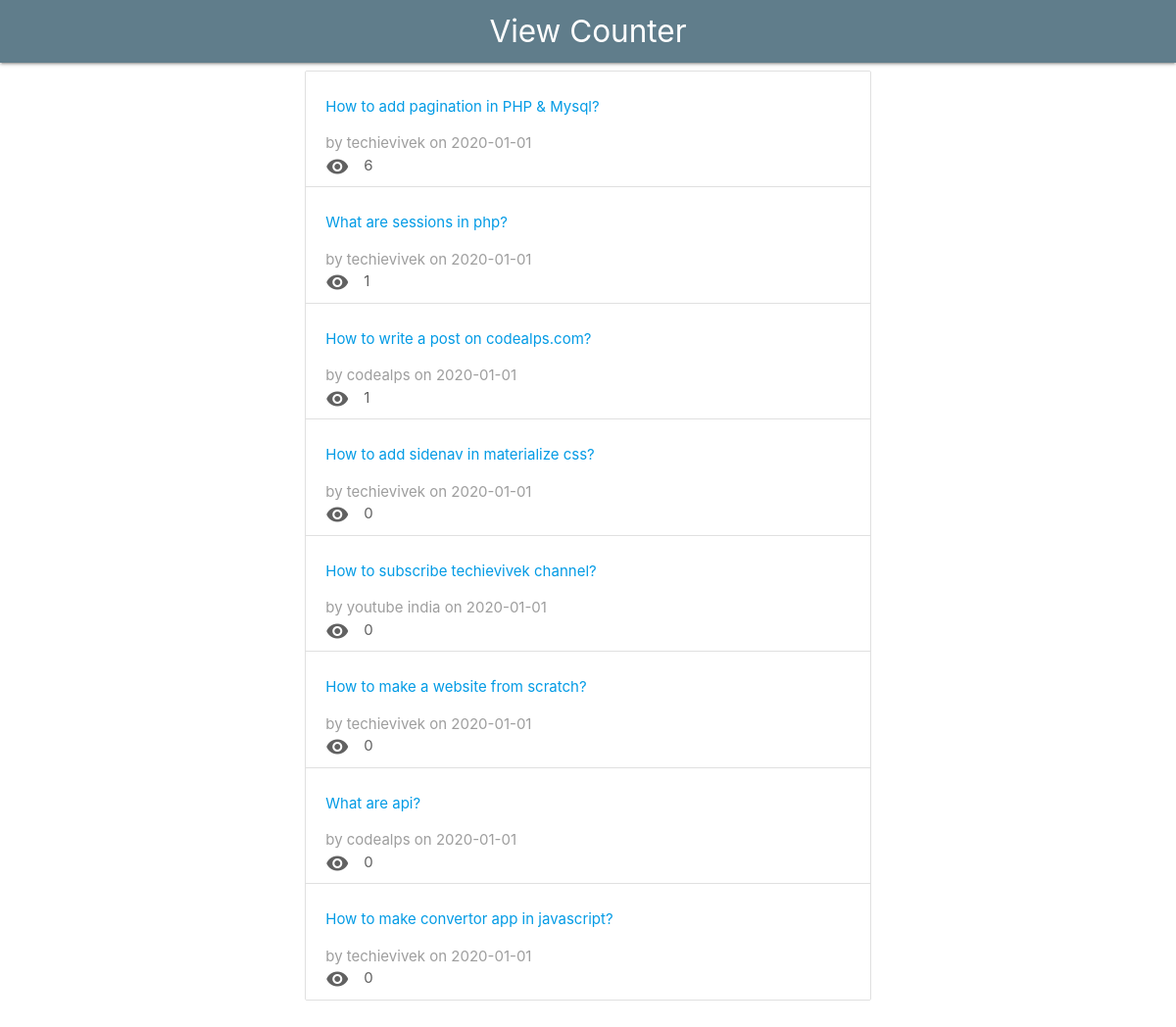
The page / on the database its author committed.
### tables this page shows
CREATE TABLE `posts` (
  `id` int(11) NOT NULL,
  `title` varchar(250) NOT NULL,
  `content` text NOT NULL,
  `author` varchar(250) NOT NULL,
  `publish_date` date NOT NULL,
  `views` int(11) NOT NULL
);

### index.php (the view, shortened to what this page needs)
<?php
include_once "dbc.php";
?>
<!DOCTYPE html>
  <html>
    <head>
      <link type="text/css" rel="stylesheet" href="css/materialize.min.css"  media="screen,projection"/>
    <link rel="stylesheet" href="https://cdnjs.cloudflare.com/ajax/libs/materialize/1.0.0/css/materialize.min.css">
    </head>
    <body>
    <nav class="blue-grey">
    <a href="" class="brand-logo center">View Counter</a>
    </nav>
<div class="row">
<div class="col l6 offset-l3">
<ul class="collection">
<?php
$sql="select * from posts";
$res=mysqli_query($conn,$sql);
if(mysqli_num_rows($res)>0)
{
    while($x=mysqli_fetch_assoc($res))
    {
?>
<li class="collection-item">
<p><a href="post.php?id=<?php echo $x['id'];?>"><?php echo $x['title'];?></a></p>
<span class="grey-text">by <?php echo $x['author'];?> on <?php echo $x['publish_date'];?></span>
<br>
<span class="grey-text text-darken-2"><?php echo $x['views'];?><i class="material-icons left">visibility</i></span>
</li>
<?php
    }
}
else
{
?>
<li>
<p>Sorry, NO post in database.</p>
</li>
<?php
}
?>
</ul>
</div>
</div>
    </body>
  </html>

### rows shown on the page
posts: title "How to add pagination in PHP & Mysql?", author "techievivek", publish_date "2020-01-01", views "6"
posts: title "What are sessions in php?", author "techievivek", publish_date "2020-01-01", views "1"
posts: title "How to write a post on codealps.com?", author "codealps", publish_date "2020-01-01", views "1"
posts: title "How to add sidenav in materialize css?", author "techievivek", publish_date "2020-01-01", views "0"
posts: title "How to subscribe techievivek channel?", author "youtube india", publish_date "2020-01-01", views "0"
posts: title "How to make a website from scratch?", author "techievivek", publish_date "2020-01-01", views "0"
posts: title "What are api?", author "codealps", publish_date "2020-01-01", views "0"
posts: title "How to make convertor app in javascript?", author "techievivek", publish_date "2020-01-01", views "0"
